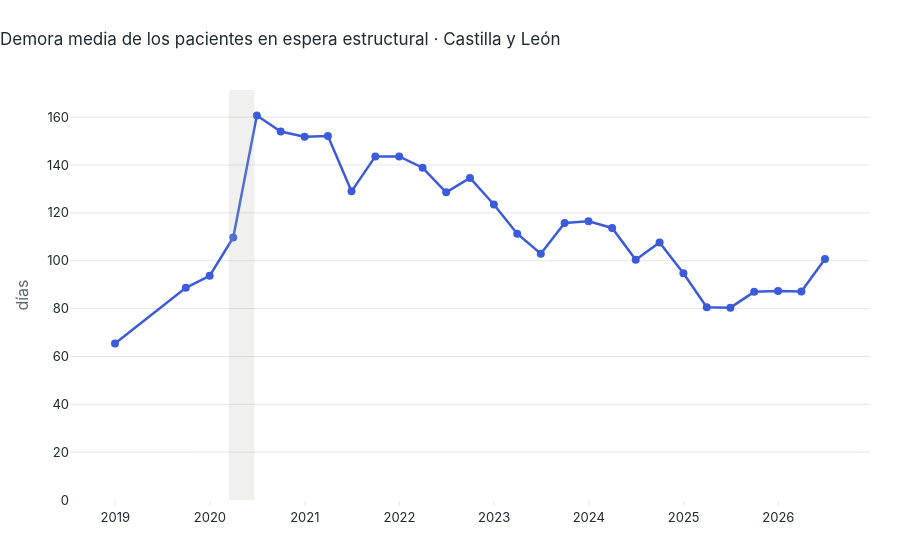

Notebook code cell kept with this figure:
### Code cell
fig = go.Figure()
fig.add_scatter(x=region["fecha"], y=region["demora_media_dias"], mode="lines+markers",
                line_color=TERCERO, hovertemplate="%{y:.0f} días<extra></extra>")
fig.add_vrect(x0="2020-03-14", x1="2020-06-21", fillcolor=CONTEXTO, opacity=0.2, line_width=0)
fig.update_layout(title="Demora media de los pacientes en espera estructural · Castilla y León",
                  yaxis_title="días", yaxis_rangemode="tozero", showlegend=False, separators=",.")
fig.show()

cambio_semestre = (actual["pacientes_estructurales"] / region.iloc[-3]["pacientes_estructurales"] - 1) * 100
print(f"Máximo: {pico['pacientes_estructurales']:,.0f} pacientes ({pico['fecha'].date()})")
print(f"Mínimo desde 2023: {minimo['pacientes_estructurales']:,.0f} ({minimo['fecha'].date()})")
print(f"Último dato: {actual['pacientes_estructurales']:,.0f} ({actual['fecha'].date()}), "
      f"{cambio_semestre:+.0f} % en seis meses")

### Figure 1 — Plotly figure (JSON) as saved in the notebook; plotly's stock layout.template omitted (floating-point values rounded to 4 significant figures)
{"data": [{"hovertemplate": "%{y:.0f} días<extra></extra>", "line": {"color": "#3b5bdb"}, "mode": "lines+markers", "type": "scatter", "x": ["2018-12-31T00:00:00.000000", "2019-09-30T00:00:00.000000", "2019-12-31T00:00:00.000000", "2020-03-31T00:00:00.000000", "2020-06-30T00:00:00.000000", "2020-09-30T00:00:00.000000", "2020-12-31T00:00:00.000000", "2021-03-31T00:00:00.000000", "2021-06-30T00:00:00.000000", "2021-09-30T00:00:00.000000", "2021-12-31T00:00:00.000000", "2022-03-31T00:00:00.000000", "2022-06-30T00:00:00.000000", "2022-09-30T00:00:00.000000", "2022-12-31T00:00:00.000000", "2023-03-31T00:00:00.000000", "2023-06-30T00:00:00.000000", "2023-09-30T00:00:00.000000", "2023-12-31T00:00:00.000000", "2024-03-31T00:00:00.000000", "2024-06-30T00:00:00.000000", "2024-09-30T00:00:00.000000", "2024-12-31T00:00:00.000000", "2025-03-31T00:00:00.000000", "2025-06-30T00:00:00.000000", "2025-09-30T00:00:00.000000", "2025-12-31T00:00:00.000000", "2026-03-31T00:00:00.000000", "2026-06-30T00:00:00.000000"], "y": [65.4, 88.7, 93.7, 109.7, 160.7, 154.0, 151.8, 152.1, 129.0, 143.6, 143.6, 138.9, 128.6, 134.6, 123.5, 111.3, 102.9, 115.8, 116.5, 113.7, 100.4, 107.6, 94.8, 80.6, 80.4, 87.0, 87.3, 87.1, 100.7]}], "layout": {"separators": ",.", "shapes": [{"fillcolor": "#b4b2ab", "line": {"width": 0}, "opacity": 0.2, "type": "rect", "x0": "2020-03-14", "x1": "2020-06-21", "xref": "x", "y0": 0, "y1": 1, "yref": "y domain"}], "showlegend": false, "title": {"text": "Demora media de los pacientes en espera estructural · Castilla y León"}, "yaxis": {"rangemode": "tozero", "title": {"text": "días"}}}}
